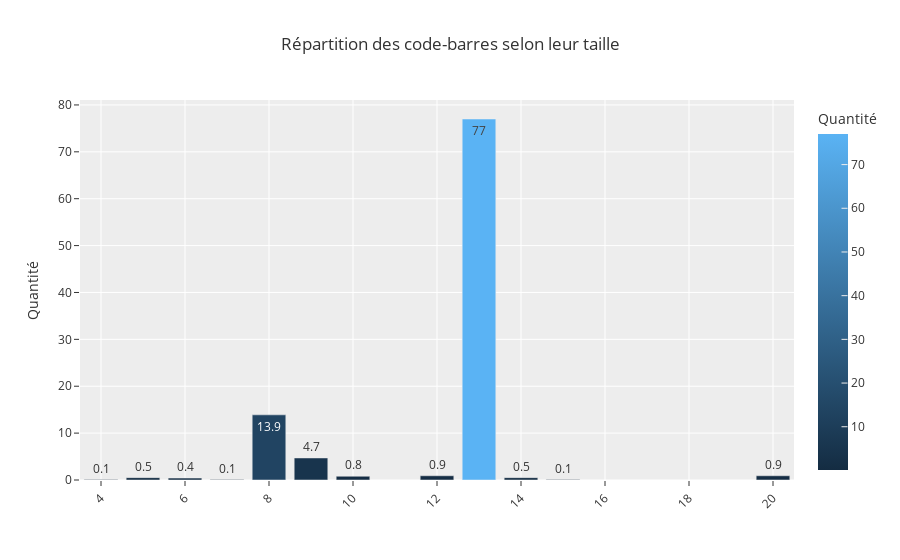

Notebook code for this chart:
### Code cell
def select_var(col):
    
    data_sample = data_clean.sample(frac=0.1)
    # describe
    
    # graphiques pour variables quantitatives
    if col in data_clean.select_dtypes(include='number'):
        explore_quantitative(data_sample, col)
    else:
        print(data_clean[col].describe())
        if col == 'code':
            explore_code(data_sample)
        elif col == 'product_name':
            explore_product_name(data_sample)
        elif col == 'pnns_groups_2':
            explore_pnns_groups_2(data_sample)
        elif col == 'nutriscore_grade':
            explore_nutriscore_grade(data_sample)
        
    #return col
    
interact(select_var, col=data_clean.columns)

### Figure 1 — Plotly figure (JSON) as saved in the notebook; plotly's stock layout.template omitted (floating-point values rounded to 4 significant figures)
{"data": [{"alignmentgroup": "True", "hovertemplate": "=%{x}<br>Quantité=%{marker.color}<extra></extra>", "legendgroup": "", "marker": {"color": [77, 13.9, 4.7, 0.9, 0.9, 0.8, 0.5, 0.5, 0.4, 0.1, 0.1, 0.1], "coloraxis": "coloraxis", "pattern": {"shape": ""}}, "name": "", "offsetgroup": "", "orientation": "v", "showlegend": false, "textposition": "auto", "texttemplate": "%{y}", "type": "bar", "x": [13, 8, 9, 20, 12, 10, 5, 14, 6, 7, 15, 4], "xaxis": "x", "y": [77, 13.9, 4.7, 0.9, 0.9, 0.8, 0.5, 0.5, 0.4, 0.1, 0.1, 0.1], "yaxis": "y"}], "layout": {"autosize": true, "barmode": "relative", "coloraxis": {"colorbar": {"title": {"text": "Quantité"}}, "colorscale": [[0, "rgb(20,44,66)"], [1, "rgb(90,179,244)"]], "showscale": true}, "legend": {"tracegroupgap": 0}, "title": {"text": "Répartition des code-barres selon leur taille"}, "xaxis": {"anchor": "y", "autorange": true, "domain": [0, 1], "range": [3.5, 20.5], "tickangle": -45, "title": {"text": ""}, "type": "linear"}, "yaxis": {"anchor": "x", "autorange": true, "domain": [0, 1], "range": [0, 81.05], "title": {"text": "Quantité"}, "type": "linear"}}}
